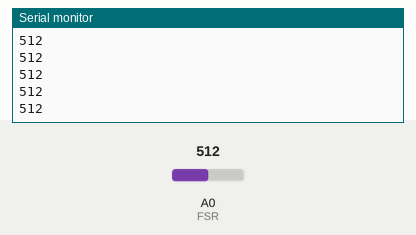
The sketch below on a simulated Arduino Uno, built with avr-gcc and run on an emulated ATmega328P. Parts: the last lines printed to the serial monitor. The inputs (shaded band) are chosen by the test bench; at power-on: A0 (FSR) = 512.

Above: at 1.2 s.
1.3 s: A0 (FSR) set to 716
At 2.0 s:
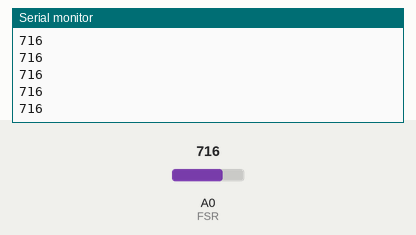
2.8 s: A0 (FSR) set to 900
At 3.6 s:
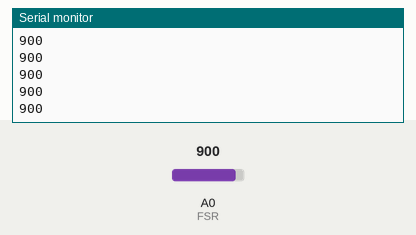
Timing chart, 0 to 5.8 s (numbered marks = the images above; inputs shaded):
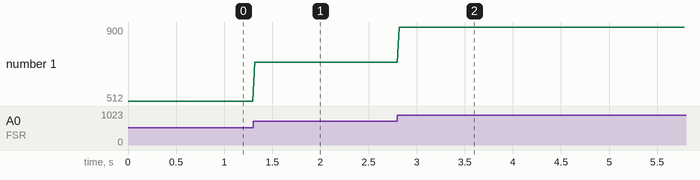

Measured:
- after the input at 1.3 s, the serial monitor: prints a new line at once (image 1)
- after the input at 2.8 s, the serial monitor: prints a new line at once (image 2)
- plotted number 1: 512 → 716 after the input at 1.3 s, 716 → 900 after the input at 2.8 s

The sketch:

FSR_Reading.ino
```cpp
int FSR = A0;
int val;
void setup()
{
  Serial.begin(9600);
  pinMode(FSR,INPUT);

}

void loop()
{
  val = analogRead(FSR);
  Serial.println(val);
  delay(20);

}
```
